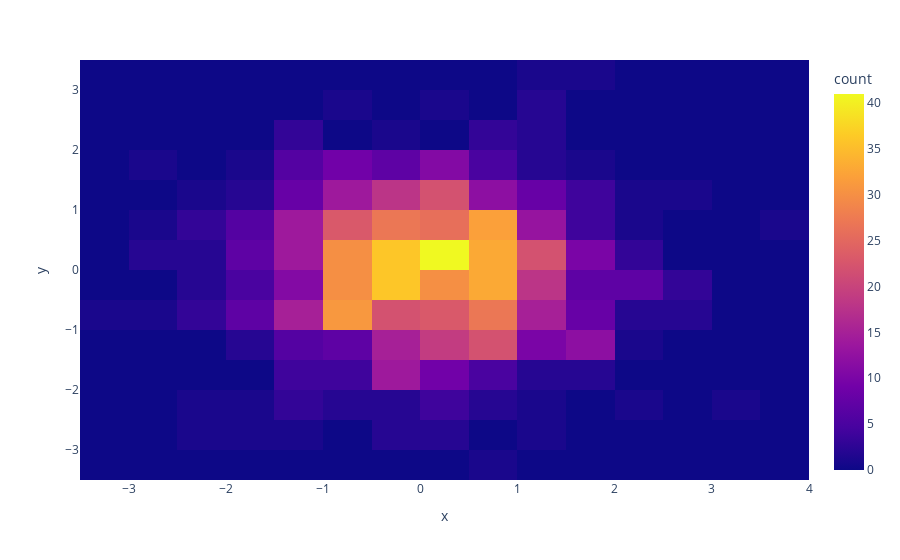

The notebook cell saved with this chart:
### Code cell
px.density_heatmap(x=x , y=y)

### Figure 1 — Plotly figure (JSON) as saved in the notebook; plotly's stock layout.template omitted (floating-point values rounded to 4 significant figures; data arrays with more than 128 entries replaced by an {"elided": "..."} marker saying what was removed)
{"data": [{"coloraxis": "coloraxis", "hovertemplate": "x=%{x}<br>y=%{y}<br>count=%{z}<extra></extra>", "name": "", "type": "histogram2d", "x": {"elided": "1000 float values"}, "xaxis": "x", "xbingroup": "x", "y": {"elided": "1000 float values"}, "yaxis": "y", "ybingroup": "y"}], "layout": {"coloraxis": {"colorbar": {"title": {"text": "count"}}, "colorscale": [[0, "#0d0887"], [0.1111, "#46039f"], [0.2222, "#7201a8"], [0.3333, "#9c179e"], [0.4444, "#bd3786"], [0.5556, "#d8576b"], [0.6667, "#ed7953"], [0.7778, "#fb9f3a"], [0.8889, "#fdca26"], [1, "#f0f921"]]}, "legend": {"tracegroupgap": 0}, "margin": {"t": 60}, "xaxis": {"anchor": "y", "domain": [0, 1], "title": {"text": "x"}}, "yaxis": {"anchor": "x", "domain": [0, 1], "title": {"text": "y"}}}}
